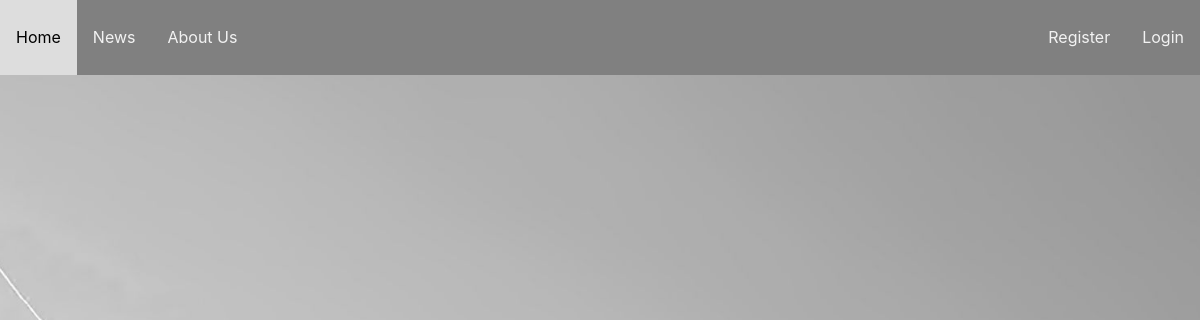
The app's page /home, older data.
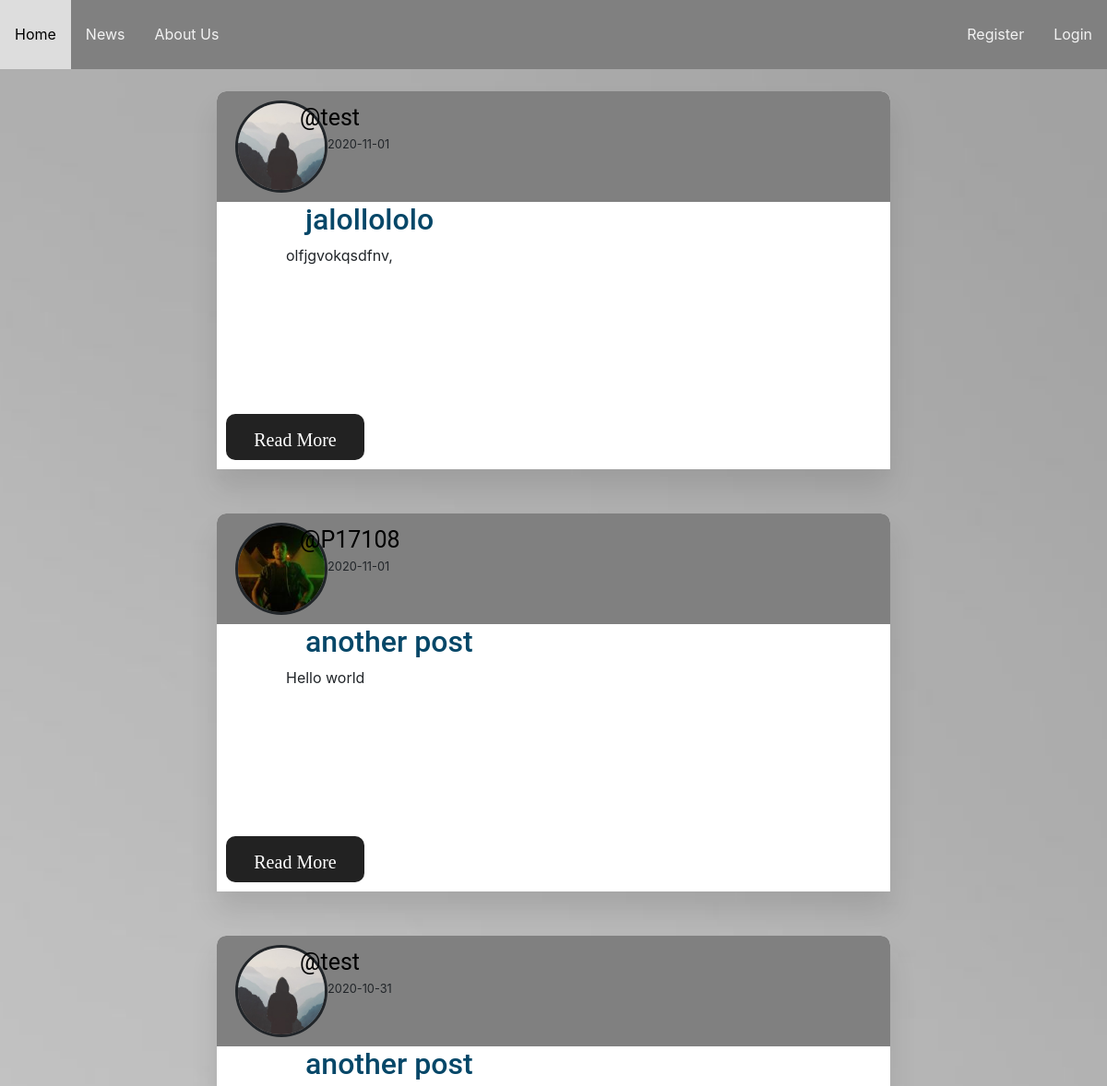
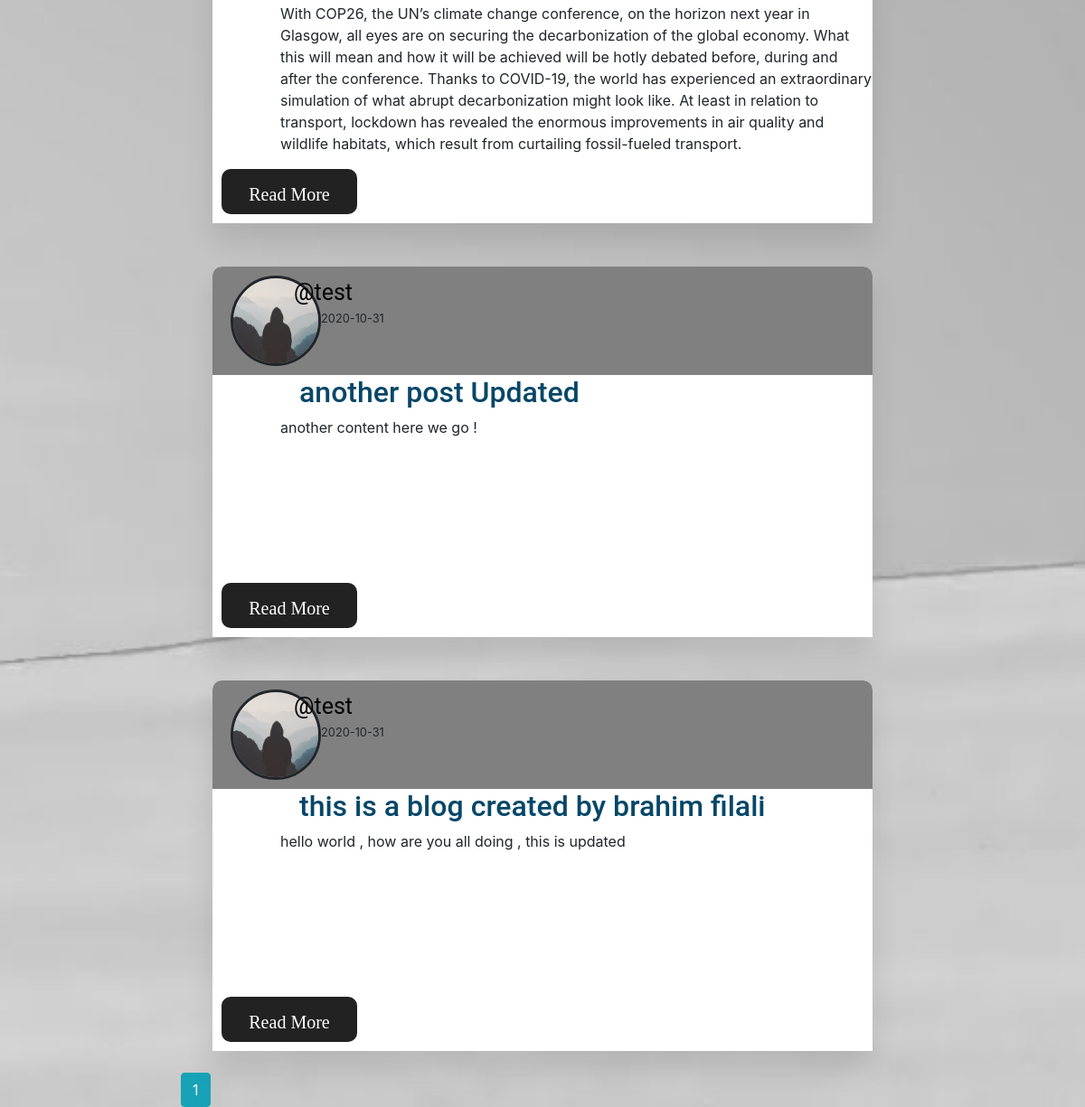
The same page, newer data (2 pictures, top to bottom).
### flaskblog/models.py (models this page shows, shortened)
class Post(db.Model ,UserMixin):
    id = db.Column(db.Integer , primary_key = True)
    title = db.Column(db.String(20) , nullable = False )
    content = db.Column(db.Text, nullable = False )
    date_posted = db.Column(db.DateTime , default=datetime.utcnow)
    user_id = db.Column(db.Integer , db.ForeignKey('user.id'))

class User(db.Model ,UserMixin):
    id = db.Column(db.Integer , primary_key = True)
    username = db.Column(db.String(20) , unique = True , nullable = False )
    email = db.Column(db.String(120) , unique = True , nullable = False )
    image_file = db.Column(db.String(40) , nullable = False , default = 'default.jpg')
    password = db.Column(db.String(60) , nullable = False)
    posts = db.relationship('Post' , backref = 'author')

### flaskblog/main/routes.py (the view)
@main.route("/")
@main.route("/home")
def home():
    page = request.args.get('page' ,1 ,type=int )
    posts = Post.query.order_by(Post.date_posted.desc()).paginate(page = page , per_page = 5 )
    return render_template('home.html' , title = "Home page" , posts = posts )

### flaskblog/templates/home.html (shortened to what this page needs)
{% extends 'layout.html' %}
{% block content %}
        {% for post in posts.items %}
            <br>
            <article class="my_article">
              <div class="post_info">
                 <img class="profile_picture" src="{{ url_for('static', filename='profile_pics/' + post.author.image_file) }}">
                  <div class="xc1565165">
                      <a class="post_username" href="{{ url_for('posts.user_posts' , username = post.author.username)}}">@{{ post.author.username }}</a>
                      <small class="">{{ post.date_posted.strftime('%Y-%m-%d') }}</small>
                  </div>
              </div>
              <div class="post">
                <h2><a class="post_title" href=" {{ url_for('posts.post' , post_id = post.id) }} ">{{ post.title }}</a></h2>
                <p class="post_content">{{ post.content }}</p>
              </div>
                  <a  id="btn" class="" href='#'>
                    <span class="noselect">Read More</span>
                    <div id="circle"></div>
                  </a>
            </article>
            <br>
        {% endfor %}
        {% for page_num in posts.iter_pages(left_edge=1, right_edge=1, left_current=1, right_current=2) %}
            {% if page_num %}
                {% if posts.page == page_num %}
                    <a class="btn btn-info" href="{{url_for('main.home' , page = page_num)}}">{{page_num}}</a>
                {% else %}
                    <a class="btn btn-outilne-info" href="{{url_for('main.home' , page = page_num)}}">{{page_num}}</a>
                {% endif %}
            {% else %}
                ...
            {% endif %}
        {% endfor %}
{% endblock content %}

Row changes from the older to the newer data that the page shows:
added Post: image_file (placeholder picture), author.username "test", date_posted "2020-11-01", title "jalollololo", content "olfjgvokqsdfnv,"
added Post: image_file (picture), author.username "P17108", date_posted "2020-11-01", title "another post", content "Hello world"
added Post: image_file (placeholder picture), author.username "test", date_posted "2020-10-31", title "another post", content "With COP26, the UN’s climate change conference, on the horizon next year in Glasgow, all eyes are on securing the decarbonization of the global economy. What this will mean and how it will be achieved will be hotly debated before, during and after the conference. Thanks to COVID-19, the world has experienced an extraordinary simulation of what abrupt decarbonization might look like. At least in relation to transport, lockdown has revealed the enormous improvements in air quality and wildlife habitats, which result from curtailing fossil-fueled transport."
added Post: image_file (placeholder picture), author.username "test", date_posted "2020-10-31", title "another post Updated", content "another content here we go !"
added Post: image_file (placeholder picture), author.username "test", date_posted "2020-10-31", title "this is a blog created by brahim filali", content "hello world , how are you all doing , this is updated"
Text that changed along with them:
new list line: "1"
